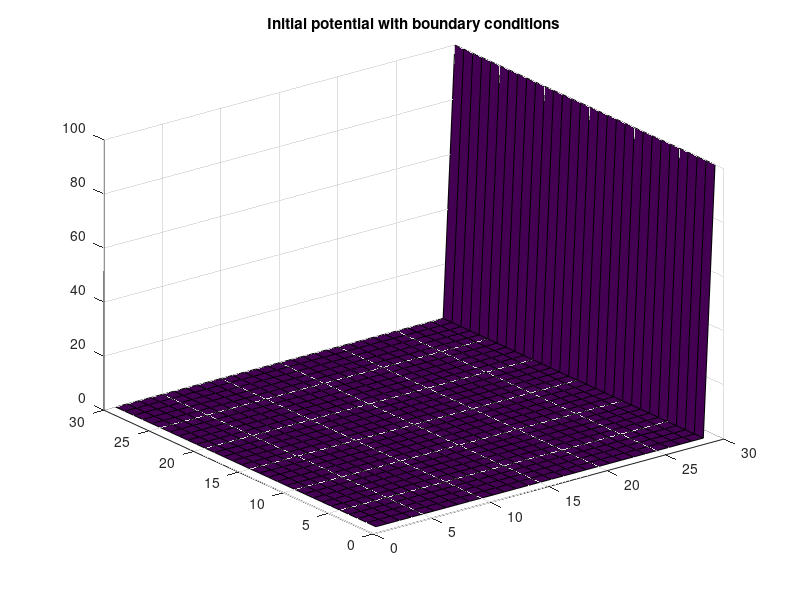
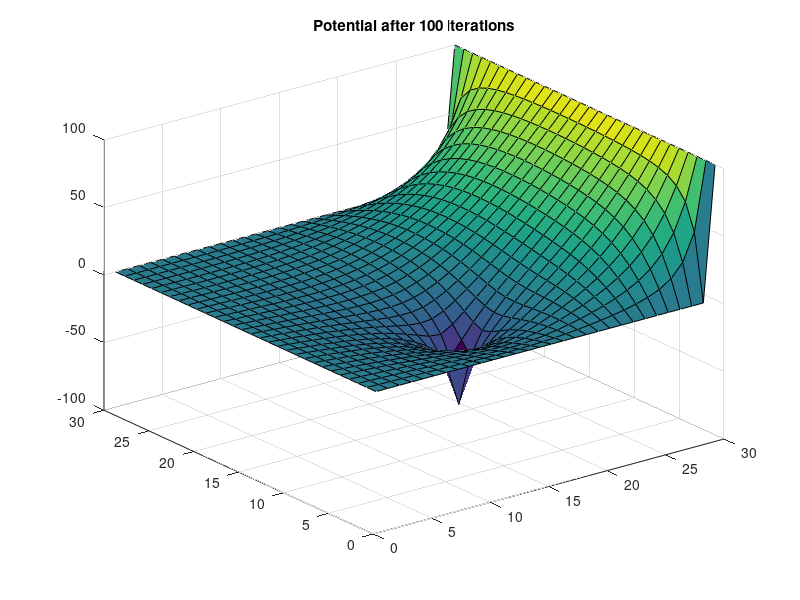

MATLAB code to generate these figures, in order:
% Numerical solution of Poisson equation
% Matthias Thumann, 2021

clc
clear
close all
format

% ^
% | y
% |
%
%       100 (V)
% --------------------         ^
% |                  |         |
% |                  |         |
% |                  |         L
% |                  | 0 (V)   |
% |                  |         |
% |                  |         |
% --------------------         v
%        0 (V)
% <------- L -------->     ---> x

L = 30;

% Initial values for potential
U = zeros(L,L);

% Boundary conditions
U(:,L) = ones(1,L) * 100;

rho = zeros(L, L);
rho(10, 15) = -10;

figure
surf([1:L], [1:L], U)
title('Initial potential with boundary conditions')

for k=1:100
    % Iterate over all points except for the boundaries
    for i=2:L-1
        for j=2:L-1
            U(i,j) = 1/4 * (U(i+1, j) + U(i-1, j) + U(i, j+1) + U(i, j-1))...
                + pi * rho(i,j);
        end
    end
end

figure
surf([1:L], [1:L], U)
title('Potential after 100 iterations')